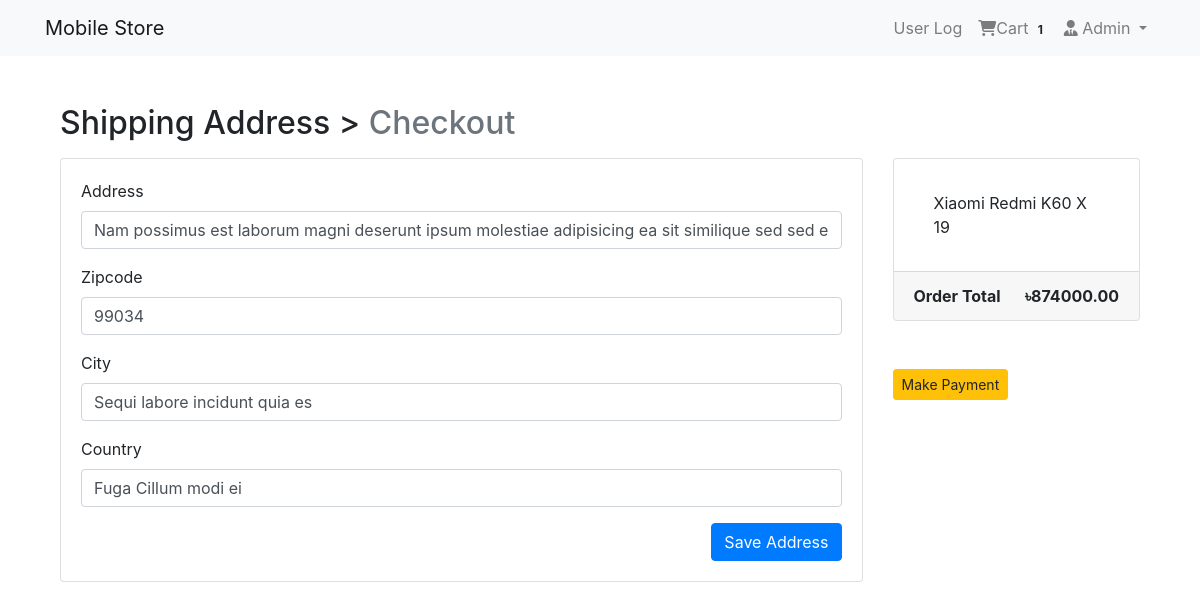
The app's page /payment/checkout/ (signed in), older data.
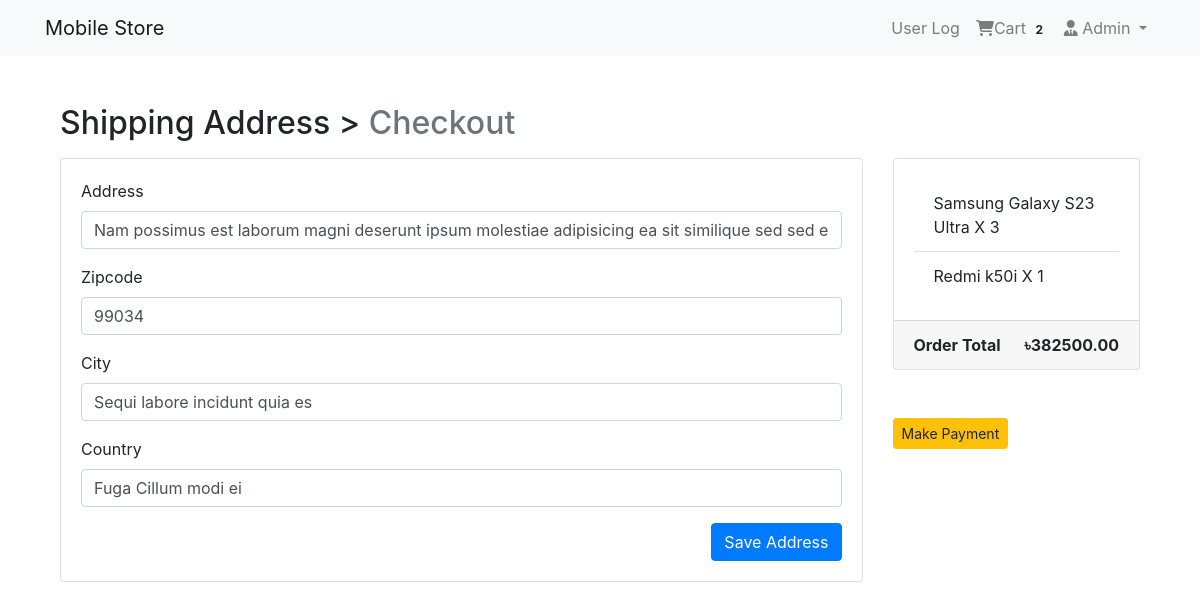
The same page, newer data.
### App_Login/models.py (models this page shows, shortened)
class User(AbstractBaseUser, PermissionsMixin):
    email = models.EmailField(unique=True, null=False)
    is_staff = models.BooleanField(gettext_lazy('staff status'), default=False, help_text= gettext_lazy('Designate whether the user can login into the site'))
    is_active = models.BooleanField(gettext_lazy('active'), default=True, help_text=gettext_lazy('This user is now active. Unselect it instead of delete it'))
    USERNAME_FIELD = 'email'
    objects = MyUserManager()

class Profile(models.Model):
    user = models.OneToOneField(User, on_delete=models.CASCADE, related_name='profile' )
    username = models.CharField(max_length=100, blank=True)
    address1 = models.TextField(max_length=400, blank=True)
    city = models.CharField(max_length=40, blank=True)
    zipcode = models.CharField(max_length=10, blank=True)
    country = models.CharField(max_length=50, blank=True)
    phone = models.CharField(max_length=20, blank=True)
    joined_date = models.DateField(auto_now_add=True)

### App_Order/models.py (models this page shows, shortened)
class Order(models.Model):
    order_items = models.ManyToManyField(Cart)
    user = models.ForeignKey(settings.AUTH_USER_MODEL, on_delete=models.CASCADE)
    ordered = models.BooleanField(default=False)
    created = models.DateTimeField(auto_now_add=True)
    paymentId = models.CharField(max_length=264, blank=True, null=True)
    orederId = models.CharField(max_length=200, blank=True, null=True)
    def get_totals(self):
        total = 0
        for order_item in self.order_items.all():
            total += float(order_item.get_total())
        return total

class Cart(models.Model):
    user = models.ForeignKey(settings.AUTH_USER_MODEL, on_delete=models.CASCADE, related_name="cart")
    item = models.ForeignKey(Product, on_delete=models.CASCADE)
    quantity = models.IntegerField(default=1)
    purchased = models.BooleanField(default=False)
    created = models.DateTimeField(auto_now_add=True)
    updated = models.DateTimeField(auto_now=True)
    def get_total(self):
        total = self.item.price * self.quantity #item>Product>price
        float_total = format(total, '0.2f' ) # after decimal bit
        return float_total

### App_Shop/models.py (models this page shows, shortened)
class Product(models.Model):
    main_image = models.ImageField(upload_to='Products')
    name = models.CharField(max_length=264)
    category = models.ForeignKey(Category, on_delete=models.CASCADE, related_name='category')
    preview_text = models.TextField(max_length=200, verbose_name='Preview Text')
    detail_text = models.TextField(max_length=1000, verbose_name='description')
    price = models.FloatField()
    old_price =  models.FloatField(default=0.00)
    created_date = models.DateTimeField(auto_now_add=True)
    class Meta:
        ordering = ['-created_date',]

### App_Payment/views.py (the view)
# urls.py: path('checkout/', views.checkout, name='checkout'),
@login_required
def checkout(request):
    saved_address = BillingAddress.objects.get_or_create(user=request.user)
    saved_address = saved_address[0]
    form = BillingForm(instance=saved_address) #form generate from Saved Address
    if request.method == 'POST':
        form = BillingForm(request.POST, instance=saved_address)
        if form.is_valid():
            form.save()
            form = BillingForm(instance=saved_address)
            messages.success(request, f"Shipping Address Saved")
    order_qs = Order.objects.filter(user=request.user, ordered = False)
    orderItems = order_qs[0].order_items.all()
    order_total = order_qs[0].get_totals() #Order>model>get_totals
    return render(request, 'App_Payment/checkout.html', context={'form':form, "order_items": orderItems, "order_total": order_total, "saved_address": saved_address})

### App_Payment/forms.py
class BillingForm(forms.ModelForm):
    class Meta:
        model = BillingAddress
        fields = ['address', 'zipcode', 'city', 'country']

### App_Order/templatetags/cart_tag.py (called while the page is built)
@register.filter
def cart_total(user):
    order = Order.objects.filter(user=user, ordered = False)
    if order.exists():
      return order[0].order_items.count()
    else:
        return 0

### App_Payment/models.py (called while the page is built)
   def is_fully_filled(self):
        field_names = [f.name for f in self._meta.get_fields()]
        for field_name in field_names:
            value = getattr(self, field_name)
            if value is None or value == '':
                return False
        return True

### templates/App_Payment/checkout.html (shortened to what this page needs)
{% extends 'base.html' %}
{% load crispy_forms_tags %}
{% block body_block %}
  <div class="container mt-5">
    <h2 class="mb-3">
        Shipping Address > <span class="text-muted"> Checkout </span>
    </h2>
    <div class="row">
        <div class="col-md-9">
            <div class="card mb-5" style="height: auto;">
                <div class="card-body">
                    <form method="POST">
                        {{form|crispy}}
                        <button type="submit" class="btn btn-primary float-right"> Save Address</button>
                    </form>
                </div>
            </div>
        </div>
        <div class="col-md-3">
            <div class="card" style="height:auto">
                <div class="card-body">
                    <ul class="list-group list-group-flush">
                        {% for order_item in order_items %}
                            <li class="list-group-item">{{ order_item.item.name }} X {{order_item.quantity}}</li>
                        {% endfor %}
                    </ul>
                </div>
                <div class="card-footer">
                    <span class="float-left"><strong>Order Total</strong></span>
                    <span class="float-right"><strong>&#2547;{{order_total|floatformat:2}}</strong></span>
                </div>
            </div>
            <br><br>
            {% if saved_address.is_fully_filled %}
            <a href="{% url 'App_Payment:payment' %}" class="btn btn-warning btn-sm"> Make Payment</a>
            {% else %}
            <div class="alert alert-info">
                <p>Please Fill Up All the information to make payment</p>
            </div>
            {% endif %}
        </div>
    </div>
  </div>
{% endblock body_block %}

### templates/navbar.html (shortened to what this page needs)
{% load cart_tag %}
<nav class="navbar navbar-expand-lg navbar-light bg-light">
    <div class="container">
        <a class="navbar-brand" href="{% url 'App_Shop:home' %}">Mobile Store</a>
        <div class="collapse navbar-collapse" id="navbarNav">
            <ul class="navbar-nav ml-auto">
                {% if request.user.is_authenticated   %}
                <li class="nav-item"><a href="{% url 'App_UserLog:userlog' %}" class="nav-link">User Log</a></li>
                <li class="nav-item">
                 <a href="{% url 'App_Order:cart' %}" class="nav-link">
                    <i class="fa fa-shopping-cart"></i>Cart
                    <span class="badge badge-light"> {{request.user | cart_total}} </span>
                 </a>
                </li>
                <li class="nav-item dropdown">
                    <a href="" class="nav-link dropdown-toggle" id="navbarDropdown" role="button" data-toggle="dropdown" aria-haspopup="true" aria-expanded="false"><i class="fas fa-user-tie"></i> {{request.user.profile.username}} </a>
                </li>
                {% endif %}
            </ul>
        </div>
    </div>
</nav>

Row changes from the older to the newer data that the page shows:
removed Cart: item.name "Xiaomi Redmi K60", quantity "19"
changed User "Admin": user|cart_total "1" → "2"
added Cart: item.name "Samsung Galaxy S23 Ultra", quantity "3"
added Cart: item.name "Redmi k50i", quantity "1"
Text that changed along with them:
{{ order_total|floatformat:2 }}: "874000.00" → "382500.00"
